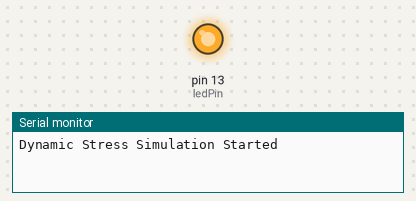
Simulated run of this sketch. Board: Arduino Uno, built with avr-gcc and run on an emulated ATmega328P. Shown: output pins drawn as LEDs (lit = HIGH), the last lines printed to the serial monitor.

Above: at 0.18 s.
At 2.5 s:
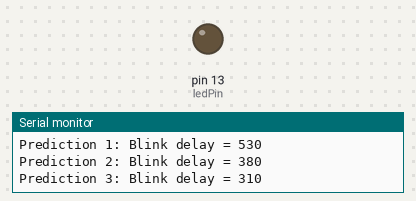
Timing chart, 0 to 4.5 s (numbered marks = the images above):
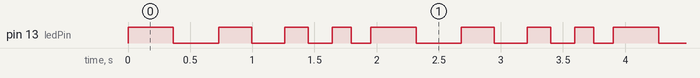

Measured:
- by itself, pin 13 (ledPin): repeats every 2.0 s: LOW 0.37 s, HIGH 0.27 s, LOW 0.27 s, HIGH 0.19 s, LOW 0.19 s, HIGH 0.16 s, LOW 0.16 s, HIGH 0.37 s
- by itself, everything shown: repeats every 2.0 s, in 8 steps

The sketch:

arduino_dynamic_stress_simulation.ino
```cpp
/*
  Auto-generated Arduino Stress Simulation
  Dynamic LED blink based on ML model stress probability
  Higher stress → faster blinking
  Predictions generated from WESAD dataset
*/

const int ledPin = 13;

// Blink delay array (ms)
int blinkDelays[] = {730, 530, 380, 310};
int numPredictions = 4;

void setup() {
  pinMode(ledPin, OUTPUT);
  Serial.begin(9600);
  Serial.println("Dynamic Stress Simulation Started");
}

void loop() {
  for (int i = 0; i < numPredictions; i++) {
    int delayTime = blinkDelays[i];

    digitalWrite(ledPin, HIGH);  // LED ON
    delay(delayTime / 2);
    digitalWrite(ledPin, LOW);   // LED OFF
    delay(delayTime / 2);

    Serial.print("Prediction ");
    Serial.print(i);
    Serial.print(": Blink delay = ");
    Serial.println(delayTime);
  }
  // Repeat sequence
}
```
